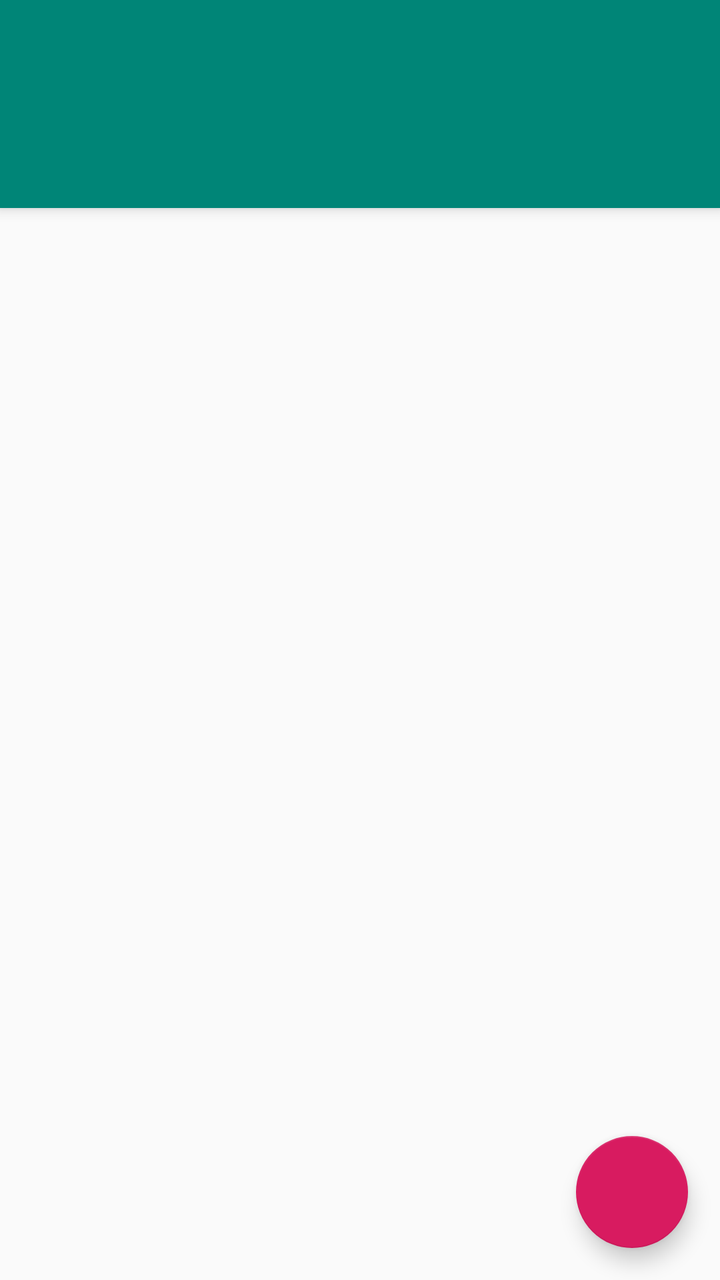
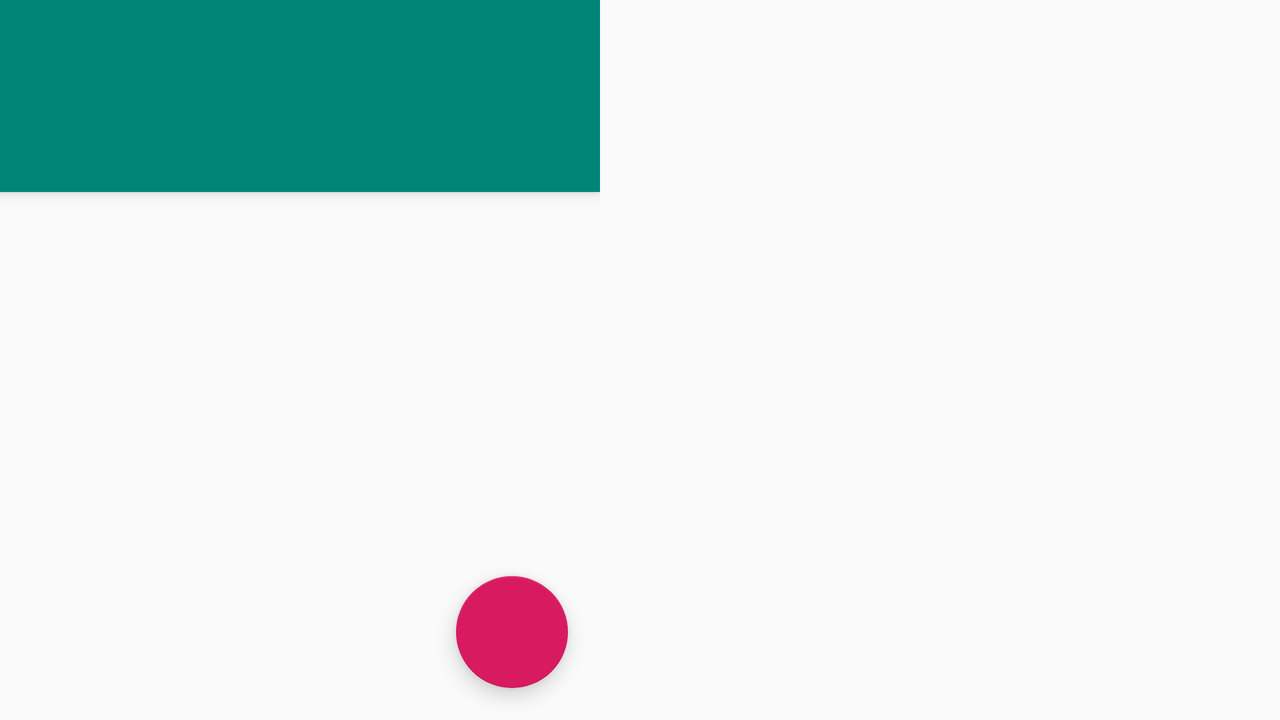

First picture: res/layout/ on a phone held upright. Second picture: the repository's own variant of that layout, on a device whose configuration matches the variant's folder. Source for both follows.
<!-- AndroidManifest.xml: activity theme MyMaterialTheme -->
<!-- res/layout/activity_details_view_pager.xml -->
<?xml version="1.0" encoding="utf-8"?>
<android.support.constraint.ConstraintLayout
    xmlns:android="http://schemas.android.com/apk/res/android"
    android:layout_width="match_parent"
    android:layout_height="match_parent"
    android:id="@+id/layout_frame"
    style="@style/MyMaterialTheme">

    <include layout="@layout/final_details_recipe"/>
</android.support.constraint.ConstraintLayout>
<!-- res/layout/final_details_recipe.xml (included above) -->
<?xml version="1.0" encoding="utf-8"?>
<android.support.design.widget.CoordinatorLayout xmlns:android="http://schemas.android.com/apk/res/android"
    xmlns:app="http://schemas.android.com/apk/res-auto"
    xmlns:tools="http://schemas.android.com/tools"
    android:layout_width="match_parent"
    android:layout_height="match_parent"
    tools:context=".DetailsViewPagerActivity">
    <android.support.design.widget.AppBarLayout
        android:layout_width="match_parent"
        android:layout_height="wrap_content"
        android:theme="@style/ThemeOverlay.AppCompat.Dark.ActionBar">

        <android.support.v7.widget.Toolbar
            android:id="@+id/toolbar"
            android:layout_width="match_parent"
            android:layout_height="?attr/actionBarSize"
            android:background="?attr/colorPrimary"
            app:layout_scrollFlags="scroll|enterAlways"
            app:popupTheme="@style/ThemeOverlay.AppCompat.Light" />

        <android.support.design.widget.TabLayout
            android:id="@+id/tabs"

            android:layout_width="match_parent"
            android:layout_height="wrap_content"
            app:tabGravity="fill"
            app:tabMode="fixed" />

    </android.support.design.widget.AppBarLayout>

    <android.support.v4.view.ViewPager
        android:id="@+id/viewPager"
        android:layout_width="match_parent"
        android:layout_height="match_parent" />

    <android.support.design.widget.FloatingActionButton
        android:id="@+id/fab"
        android:layout_width="wrap_content"
        android:layout_height="wrap_content"
        android:layout_gravity="end|bottom"
        android:src="@drawable/favorite_border_black_18dp"
        android:layout_margin="16dp" />


</android.support.design.widget.CoordinatorLayout>
<!-- resources referenced by this layout -->
<resources>
  <style name="MyMaterialTheme" parent="MyMaterialTheme.Base">
  
      </style>
  <style name="MyMaterialTheme.Base" parent="Theme.AppCompat.Light.DarkActionBar">
          <item name="windowNoTitle">true</item>
          <item name="windowActionBar">false</item>
          <item name="colorPrimary">@color/colorPrimary</item>
          <item name="colorPrimaryDark">@color/colorPrimaryDark</item>
          <item name="colorAccent">@color/colorAccent</item>
      </style>
  <color name="colorPrimary">#008577</color>
  <color name="colorPrimaryDark">#00574B</color>
  <color name="colorAccent">#D81B60</color>
</resources>
<!-- res/layout-land/activity_details_view_pager.xml (the repository's variant of the layout above) -->
<!-- drawn on the phone turned sideways -->
<?xml version="1.0" encoding="utf-8"?>
<LinearLayout xmlns:app="http://schemas.android.com/apk/res-auto"
    xmlns:tools="http://schemas.android.com/tools"
    xmlns:android="http://schemas.android.com/apk/res/android"
    android:layout_width="match_parent"
    android:layout_height="match_parent"
    android:orientation="horizontal"
    tools:context=".DetailsViewPagerActivity">
<android.support.design.widget.CoordinatorLayout
    android:layout_width="300dp"
    android:layout_height="match_parent"
    >
    <android.support.design.widget.AppBarLayout
        android:layout_width="match_parent"
        android:layout_height="wrap_content"
        android:theme="@style/ThemeOverlay.AppCompat.Dark.ActionBar">

        <android.support.v7.widget.Toolbar
            android:id="@+id/toolbar"
            android:layout_width="match_parent"
            android:layout_height="?attr/actionBarSize"
            android:background="?attr/colorPrimary"
            app:layout_scrollFlags="scroll|enterAlways"
            app:popupTheme="@style/ThemeOverlay.AppCompat.Light" />

        <android.support.design.widget.TabLayout
            android:id="@+id/tabs"

            android:layout_width="match_parent"
            android:layout_height="wrap_content"
            app:tabGravity="fill"
            app:tabMode="fixed" />

    </android.support.design.widget.AppBarLayout>

    <android.support.v4.view.ViewPager
        android:id="@+id/viewPager"
        android:layout_width="match_parent"
        android:layout_height="match_parent" />
    <android.support.design.widget.FloatingActionButton
        android:id="@+id/fab"
        android:layout_width="wrap_content"
        android:layout_height="wrap_content"
        android:layout_gravity="end|bottom"
        android:src="@drawable/favorite_border_black_18dp"
        android:layout_margin="16dp" />
</android.support.design.widget.CoordinatorLayout>
    <LinearLayout
        android:layout_width="wrap_content"
        android:layout_height="match_parent"
        android:id="@+id/landScapeView"
        >
    <FrameLayout
        android:id="@+id/fragment_container"
        android:layout_width="0dp"
        android:layout_height="match_parent"
        android:layout_weight="1"
        />
    </LinearLayout>
</LinearLayout>
